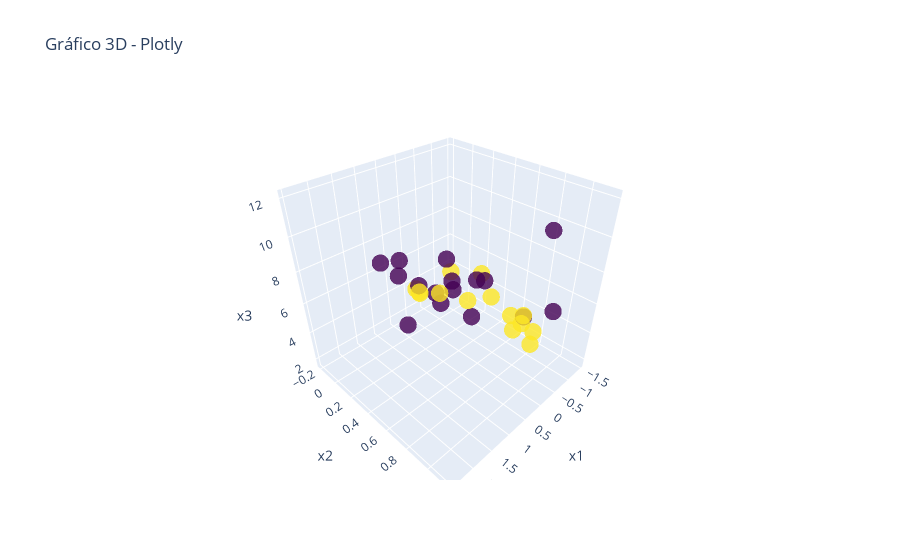

Here is the notebook cell this chart was saved with:
### Code cell
# -------------------------------
# 3. Plotly (interativo)
# -------------------------------
fig = go.Figure(data=[go.Scatter3d(
    x=dados['x1'], y=dados['x2'], z=dados['x3'],
    mode='markers',
    marker=dict(
        size=6,
        color=dados['y'],      # cor baseada em y
        colorscale='Viridis',
        opacity=0.8
    )
)])
fig.update_layout(scene=dict(
    xaxis_title='x1',
    yaxis_title='x2',
    zaxis_title='x3'),
    title="Gráfico 3D - Plotly"
)
fig.show()

#Olhando o grafico acho que não é possivel classificar com apenas 1 neuronio, 
#pois a maioria das amarelas ficam no meio das roxas

### Figure 1 — Plotly figure (JSON) as saved in the notebook; plotly's stock layout.template omitted (floating-point values rounded to 4 significant figures)
{"data": [{"marker": {"color": [-1.0, -1.0, -1.0, -1.0, 1.0, 1.0, -1.0, 1.0, -1.0, 1.0, -1.0, -1.0, -1.0, -1.0, -1.0, -1.0, 1.0, 1.0, 1.0, 1.0, -1.0, 1.0, 1.0, 1.0, 1.0, -1.0, -1.0, 1.0, -1.0, 1.0], "colorscale": [[0, "#440154"], [0.1111, "#482878"], [0.2222, "#3e4989"], [0.3333, "#31688e"], [0.4444, "#26828e"], [0.5556, "#1f9e89"], [0.6667, "#35b779"], [0.7778, "#6ece58"], [0.8889, "#b5de2b"], [1, "#fde725"]], "opacity": 0.8, "size": 6}, "mode": "markers", "type": "scatter3d", "x": [-0.6508, -1.449, 2.085, 0.2626, 0.6418, 0.2569, 1.115, 0.0914, 0.0121, -0.0429, 0.434, 0.2735, 0.4839, 0.4089, 1.439, -0.9115, 0.3654, 0.2144, 0.2013, 0.6483, -0.1147, -0.797, -1.062, 0.5307, -1.22, 0.3957, -0.1013, 2.448, 2.015, 0.2012], "y": [0.1097, 0.8896, 0.6876, 1.148, 1.023, 0.673, 0.6043, 0.3399, 0.5256, 0.466, 0.687, 1.029, 0.4851, -0.1267, 0.1614, -0.1973, 1.048, 0.7515, 1.001, 0.2183, 0.2242, 0.8795, 0.6366, 0.1285, 0.7777, 0.1076, 0.5989, 0.9455, 0.6192, 0.2611], "z": [4.001, 4.401, 7.984, 12.07, 7.798, 8.326, 7.445, 7.068, 4.632, 5.432, 8.229, 7.193, 7.485, 5.502, 8.584, 2.196, 7.486, 7.17, 6.549, 5.899, 7.244, 3.876, 2.471, 5.688, 1.725, 5.662, 7.181, 11.21, 10.93, 5.463]}], "layout": {"scene": {"xaxis": {"title": {"text": "x1"}}, "yaxis": {"title": {"text": "x2"}}, "zaxis": {"title": {"text": "x3"}}}, "title": {"text": "Gráfico 3D - Plotly"}}}
